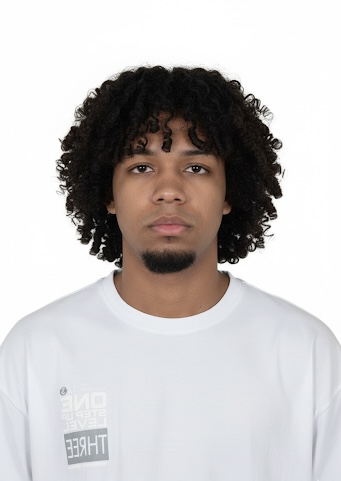
#> input picture assets/IMG_2087.jpg, 341 x 481 px
$ python -i generate_portrait.py   (imports and definitions only)
#> lines starting #> are read from the running program, lines starting #| are printed output that depends on the picture; after the words box and inside, x2 and y2 are one past the last pixel; in counts of white or black regions, pixels touching at a corner belong together
#> in sample_portrait, original is the input picture: PIL image 341x481 RGB; mean R, G, B 196.1, 192.5, 191.9
"""Sample the source photograph into a deterministic, self-contained vector portrait."""

import argparse
import re
from collections import defaultdict
from dataclasses import dataclass
from itertools import pairwise
from math import ceil, isfinite, sqrt
from pathlib import Path
from random import Random

from PIL import Image, ImageChops, ImageDraw, ImageFilter, ImageOps, ImageStat

ROOT = Path(__file__).resolve().parents[1]
SIZE = (264, 292)
FOCUS = (0.5, 0.38)
PALETTE = ("#14532D", "#647D73", "#00FF88", "#A7F3D0", "#F0FFF4")
PORTRAIT_CSS = """
@media (prefers-reduced-motion:no-preference){
 .particles{animation:assemble .7s ease-out var(--at) both}
 .seed{animation:ignite 2.6s ease-out both}
 .glint{animation:assemble .8s ease-out var(--at) both,glimmer 5s ease-in-out 3.4s 2}
}
@keyframes assemble{from{opacity:0;transform:translateY(3px)}to{opacity:1;transform:translateY(0)}}
@keyframes ignite{0%{opacity:.13}30%{opacity:.48}100%{opacity:1}}
@keyframes glimmer{50%{opacity:.75}}
"""


# [10 lines left out: function source_image, not called in this run]


def frame_portrait(image, size, focus):
    """Remove only the pale backdrop connected to the exterior, preserving the shirt."""
#> called with size = (264, 292), focus = (0.5, 0.38)
    border = image.point(lambda v: 255 if v >= 242 else 0)
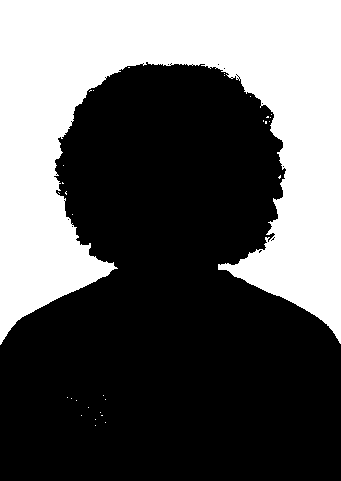
#> border: PIL image 341x481 L; 36.9% white; 31 white regions (30 under 20 px), largest, box (x1, y1, x2, y2) and area: (0, 0, 341, 345) 60496
    padded = ImageOps.expand(border, border=1, fill=255)
#> padded: PIL image 343x483 L; 37.5% white; 31 white regions (30 under 20 px), largest, box (x1, y1, x2, y2) and area: (0, 0, 343, 483) 62144
    ImageDraw.floodfill(padded, (0, 0), 128)
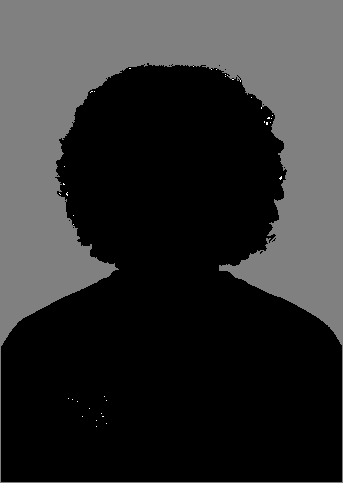
#> padded: PIL image 343x483 L; min 0, max 255, mean 48.1
    mask = padded.crop((1, 1, image.width + 1, image.height + 1)).point(
        lambda v: 0 if v == 128 else 255
    )
#> mask: PIL image 341x481 L; 63.1% white; 1 black region, box (x1, y1, x2, y2) and area: (0, 0, 341, 345) 60485
    head = image.crop((0, 0, image.width, max(1, round(image.height * 0.55))))
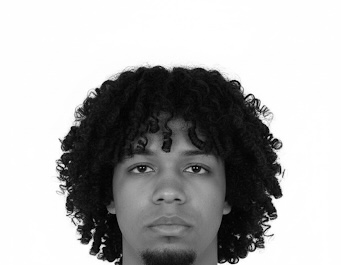
#> head: PIL image 341x265 L; min 0, max 255, mean 172.6
    bounds = head.point(lambda v: 255 if v < 150 else 0).getbbox()
#> bounds = (56, 66, 285, 265)
    if bounds and mask.getpixel((0, 0)) == 0:
        left, top, right, _ = bounds
#> left = 56; top = 66; right = 285
        cw = min(image.width, max(1, round((right - left) * 1.27)))
#> cw = 291
        ch = min(image.height, max(1, round(cw * size[1] / size[0])))
#> ch = 322
        x = max(0, min(image.width - cw, round((left + right) / 2 - cw * focus[0])))
#> x = 25
        y = max(0, min(image.height - ch, round(top - ch * 0.13 * focus[1])))
#> y = 50
        box = (x, y, x + cw, y + ch)
#> box = (25, 50, 316, 372)
        image, mask = image.crop(box), mask.crop(box)
#> mask: PIL image 291x322 L; 68.5% white; 1 black region, box (x1, y1, x2, y2) and area: (0, 0, 291, 266) 29522
    # Resample both planes in the same coordinate space at twice the display resolution.
    sample_size = tuple(v * 2 for v in size)
    return tuple(
        ImageOps.fit(plane, sample_size, Image.Resampling.LANCZOS, centering=focus)
        for plane in (image, mask.filter(ImageFilter.MinFilter(3)))
    )


def color_ramp(palette):
    anchors = [bytes.fromhex(color[1:]) for color in palette]
    ramp = []
    for left, right in pairwise(anchors):
        for t in (0, 0.25, 0.5, 0.75):
            ramp.append(
                "#"
                + bytes(round(a + (b - a) * t) for a, b in zip(left, right))
                .hex()
                .upper()
            )
    return ramp + [palette[-1].upper()]


@dataclass
class Portrait:
    width: int
    height: int
    markup: str


def sample_portrait(
    source, width=SIZE[0], height=SIZE[1], density=1.0, palette=PALETTE, focus=FOCUS
):
    if not (
        1 <= width <= 2048
        and 1 <= height <= 2048
        and 0 < density <= 4
        and isfinite(density)
    ):
        raise ValueError(
            "Use dimensions from 1 to 2048 and a density greater than 0 and at most 4"
        )
    if not all(0 <= v <= 1 for v in focus):
        raise ValueError("--focus values must be between 0 and 1")
    if len(palette) != 5 or not all(
        re.fullmatch(r"#[0-9A-Fa-f]{6}", c) for c in palette
    ):
        raise ValueError(
            "--palette expects five #RRGGBB colors from shadows to highlights"
        )
    with Image.open(source) as original:
        gray, mask = frame_portrait(
            ImageOps.exif_transpose(original).convert("L"), (width, height), focus
        )
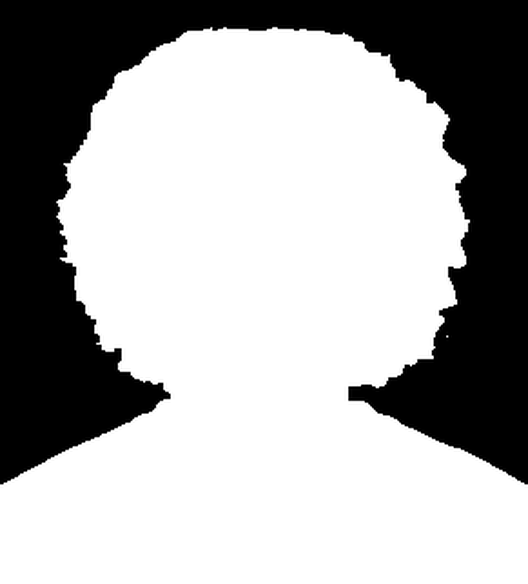
#> mask: PIL image 528x584 L; min 0, max 255, mean 171.1

    # Stretch foreground tones only. Local adaptation recovers curls and facial features.
    low, high = ImageStat.Stat(gray, mask).extrema[0]
#> low = 0; high = 255
    gray = gray.point(lambda v: round((v - low) * 255 / max(1, high - low)))
    local = gray.filter(ImageFilter.GaussianBlur(max(2, width / 20)))
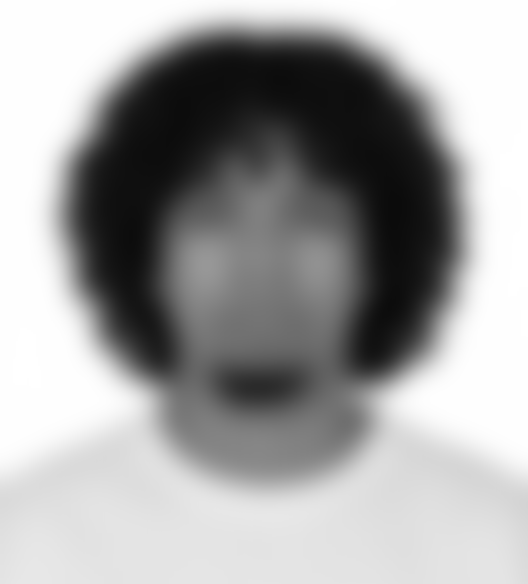
#> local: PIL image 528x584 L; min 11, max 255, mean 161.1
    sharp = gray.filter(ImageFilter.UnsharpMask(radius=2, percent=130, threshold=2))
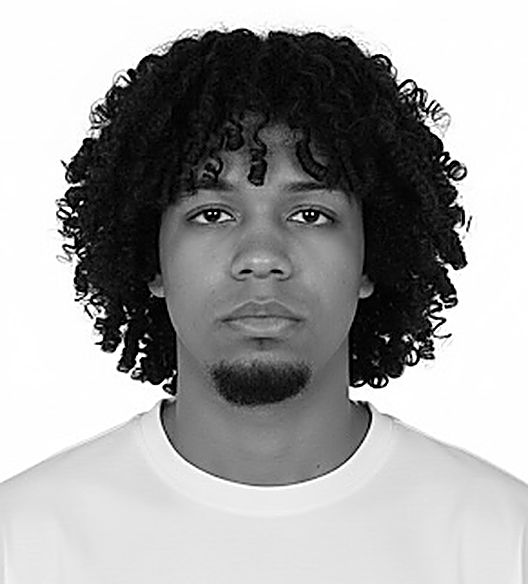
#> sharp: PIL image 528x584 L; min 0, max 255, mean 161.2
    detail = ImageChops.subtract(
        gray.filter(ImageFilter.MaxFilter(5)), gray.filter(ImageFilter.MinFilter(5))
    )
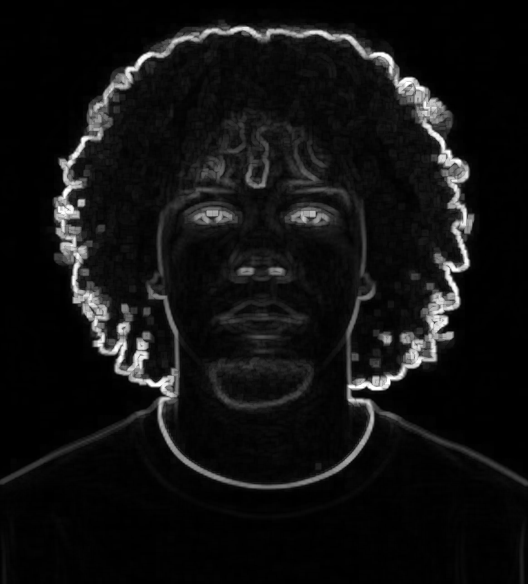
#> detail: PIL image 528x584 L; min 0, max 255, mean 17.5
    luminance, neighborhood, edges, matte = (
        im.load() for im in (sharp, local, detail, mask)
    )
    silhouette = mask.filter(ImageFilter.GaussianBlur(3)).load()
    # Reserve saturated neon for fine edges; diffuse skin highlights run from sage to mint.
    colors = color_ramp((palette[0], palette[1], palette[3], palette[4]))
    pitch = 1.72 / sqrt(density)
    groups = defaultdict(lambda: defaultdict(list))
    rng = Random(2087)
    for row in range(ceil(height / pitch)):
        for col in range(ceil(width / pitch)):
            # Staggered, jittered sampling breaks up the square-pixel pattern.
            x = (col + 0.25 + 0.5 * (row % 2) + rng.uniform(-0.18, 0.18)) * pitch
            y = (row + 0.5 + rng.uniform(-0.18, 0.18)) * pitch
            if not (0 <= x < width and 0 <= y < height):
                continue
            p = (int(x * 2), int(y * 2))
            if matte[p] < 140:
                continue
            edge = min(1.0, edges[p] / 96)
            tone = (luminance[p] + 0.65 * (luminance[p] - neighborhood[p])) / 255
            tone = max(0.0, min(1.0, tone)) ** 0.64
            if y < height * 0.66 and silhouette[p] < 224:
                tone *= 0.62  # soften the pale studio fringe between individual curls
            # Keep the shirt subordinate and let its base dissolve into the frame.
            foot = max(0.0, (y / height - 0.78) / 0.22)
            tone *= 1 - 0.48 * foot
            if rng.random() > (0.82 + 0.23 * tone + 0.24 * edge) * (1 - foot**3):
                continue
            shade = round(tone * (len(colors) - 1))
            rare = rng.random()
            if rare < 0.022:
                stage = "seed"
            elif rare > 0.984 and tone > 0.42:
                stage = "glint"
            elif edge > 0.32 and 0.23 < y / height < 0.79:
                stage = "detail"
            else:
                stage = int(y / height * 5)
            # A zero-length segment with a round cap is a true circular vector dot.
            # Pack many dots into one path instead of allocating an element and timer per dot.
            accent = edge > 0.56 and 0.22 < tone < 0.72
            groups[stage][shade, accent].append((round(x * 2), round(y * 2)))
    parts = []
    for stage, tones in groups.items():
        phase = stage if stage in ("seed", "glint") else "particles"
        delay = 0.25 + stage * 0.24 if isinstance(stage, int) else 1.78
        parts.append(f'<g class="{phase}" style="--at:{delay:.2f}s">')
        for (shade, accent), points in tones.items():
            strength = shade / (len(colors) - 1)
            diameter = pitch * (1.32 + 1.32 * strength)  # coordinates are doubled
            color = palette[2] if accent else colors[shade]
            commands = []
            last_x = last_y = 0
            for x, y in points:
                commands.append(f"m{x - last_x} {y - last_y}h0")
                last_x, last_y = x, y
            parts.append(
                f'<path stroke="{color}" stroke-opacity="{0.64 + 0.36 * strength:.2f}" '
                f'stroke-width="{diameter:.2f}" d="{"".join(commands)}"/>'
            )
        parts.append("</g>")
    return Portrait(
        width,
        height,
        '<g transform="scale(.5)" fill="none" stroke-linecap="round">'
        + "".join(parts)
        + "</g>",
    )


# [72 lines left out: functions portrait_svg, create_portrait, main, not called in this run]


# [2 lines not run here, left out]

>>> result = sample_portrait('../assets/IMG_2087.jpg')
